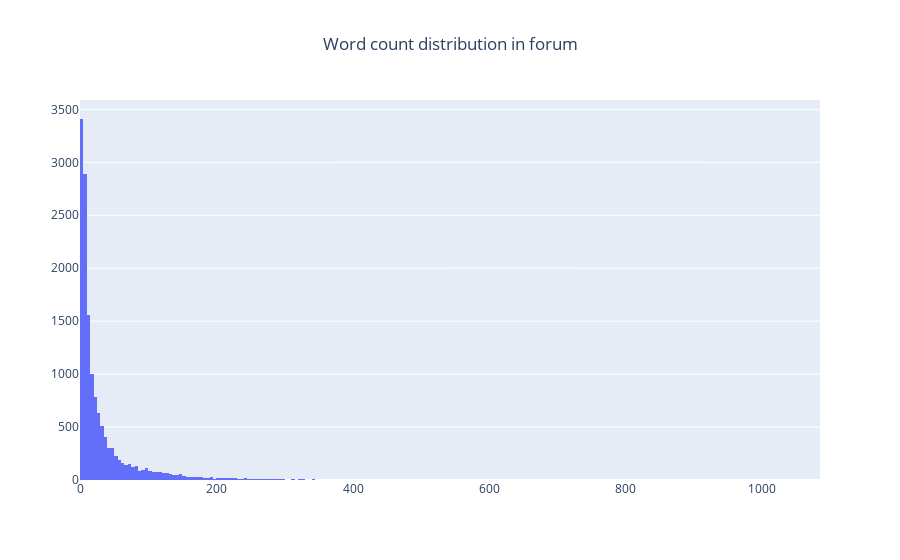

Notebook code cell kept with this figure:
### Markdown cell above
Luckily there wasn't much to get rid of. Now let's continue:

### Code cell
import plotly.graph_objects as go


def word_count_distr_graph(word_counts, title):
    # Plot
    fig = go.Figure(data=[go.Histogram(x=word_counts)])
    # add a title to center above the chart
    fig.update_layout(title_text=title, title_x=0.5)
    fig.show()

word_count_distr_graph(word_counts_text, 'Word count distribution in forum')

### Figure 1 — Plotly figure (JSON) as saved in the notebook; plotly's stock layout.template omitted (floating-point values rounded to 4 significant figures; data arrays with more than 128 entries replaced by an {"elided": "..."} marker saying what was removed)
{"data": [{"type": "histogram", "x": {"elided": "14497 int values"}}], "layout": {"title": {"text": "Word count distribution in forum", "x": 0.5}}}
